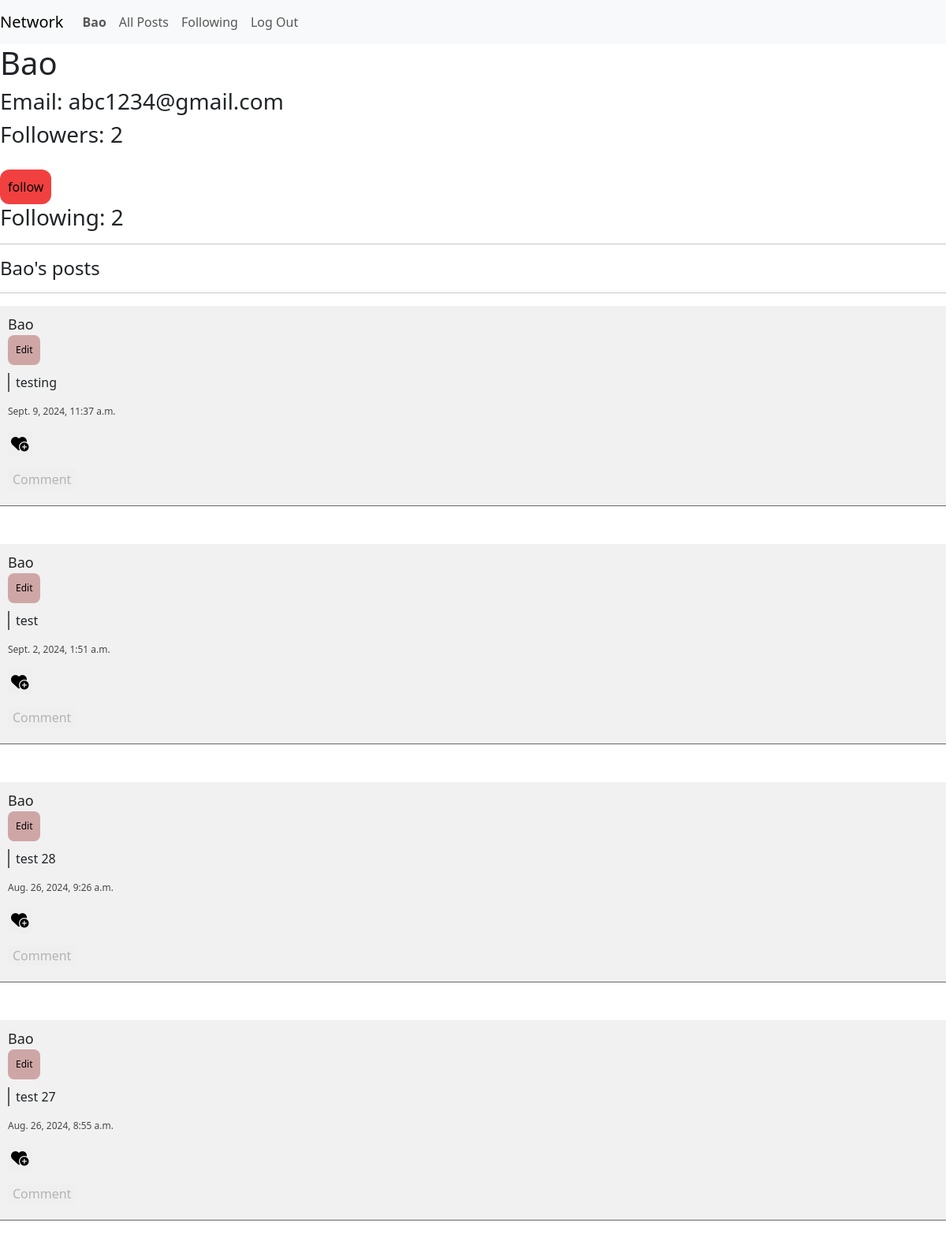
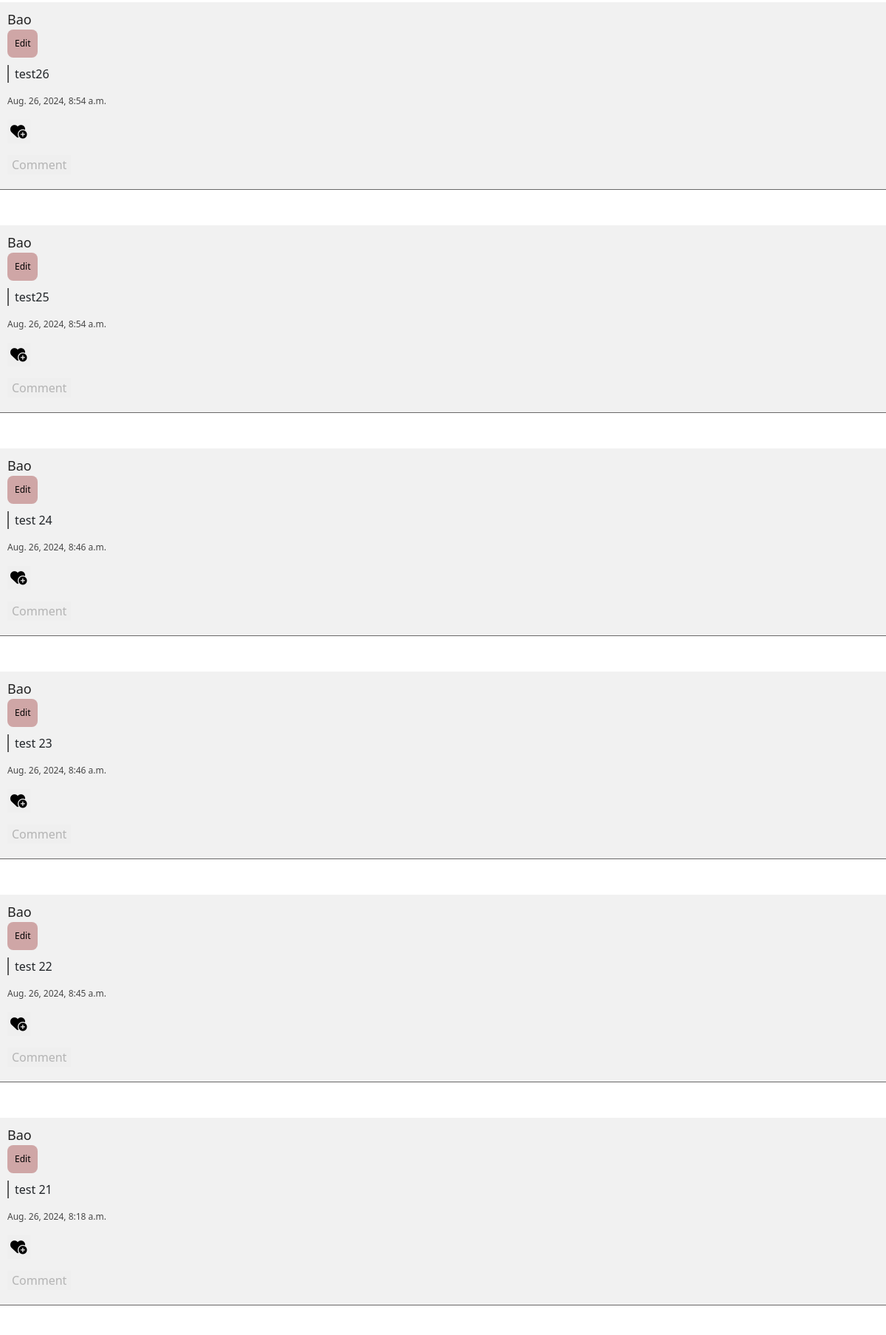
/user/1 (signed in, upper part), run on the app's committed database (2 pictures, top to bottom).
### network/models.py (models this page shows, shortened)
class User(AbstractUser):
    following = models.ManyToManyField("User", blank=True, related_name="followers")

class Post(models.Model):
    user = models.ForeignKey(User, on_delete=models.CASCADE, related_name="posts")
    content = models.TextField()
    datetime = models.DateTimeField(auto_now_add=True)
    likes = models.ManyToManyField(User, blank=True, related_name="posts_liked") # minimun value of this field is 0..

### network/views.py (the view)
# urls.py: path("user/<int:user_id>", views.view_user, name="view_user"),
@login_required(login_url="login")
def view_user(request, user_id: int):
    if request.method != "GET":
        return HttpResponseNotAllowed("method not allowed")
    user = User.objects.get(pk=user_id)
    user_posts = Post.objects.filter(user=user).order_by("-datetime").all()
    return render(request, "network/user.html", {
        "USER": {
            "username": user.username,
            "followers_count": user.followers.count(),
            "is_follower": user.followers.contains(request.user),
            "following": user.following.count(),
            "email": user.email,
            "posts": user_posts
        }
    })

### network/templates/network/user.html (shortened to what this page needs)
{% extends 'network/layout.html' %}
{% load static %}
{% block body %}
    <div class="user_profile">
        <div class="user_info">
            <h1>{{ USER.username }}</h1>
            <h3>Email: {{ USER.email }}</h3>
            <h3 id="followers">Followers: {{ USER.followers_count }}</h3>
            {% if USER.is_follower %}
            <button  id="followBtn" class="followBtn unfollow">unfollow</button>
            {% else %}
            <button id="followBtn" class="followBtn follow">follow</button>
            {% endif %}
            <h3>Following: {{ USER.following }}</h3>
        </div>
        <hr>
        <h4>{{ USER.username }}'s posts</h4>
        <hr>
        <div class="posts">
            {% for post in USER.posts %}
            <div class="post" data-post_id="{{ post.id }}">
                <div class="postsContent">
                    <a class="nav-link" href="{%url 'view_user' post.user.id %}"> <p class="postUser"> {{ post.user.username }}</p> </a>
                    {% if user == post.user %}
                    <button class="editBtn">Edit</button>
                    {% endif %}
                    <p class="postContent">{{ post.content }}</p>
                    <p class="datetime"> {{ post.datetime }} </p>
                </div>
                <div class="postsBtn">
                    <button class="likeBtn">
                        <i class="fa-solid fa-heart-circle-plus fa-lg"></i>
                    </button>
                    <button class="commentBtn">Comment</button>
                </div>
            </div>
            {% empty %}
            <h2>This user doesn't post anything</h2>
            {% endfor %}
        </div>
    </div>
{% endblock %}

### network/templates/network/layout.html (shortened to what this page needs)
{% load static %}
<!DOCTYPE html>
<html lang="en">
    <head>
        <link href="https://cdn.jsdelivr.net/npm/bootstrap@5.3.3/dist/css/bootstrap.min.css" rel="stylesheet">
        {% block style %}<link href="{% static 'network/styles.css' %}" rel="stylesheet">{% endblock %}
    </head>
    <body>
        <nav class="navbar navbar-expand-lg navbar-light bg-light">
            <a class="navbar-brand" href="{% url 'index' %}">Network</a>
            <div>
              <ul class="navbar-nav mr-auto">
                {% if user.is_authenticated %}
                    <li class="nav-item">
                        <a class="nav-link" href="{% url 'view_user' user.id %}"><strong>{{ user.username }}</strong></a>
                    </li>
                {% endif %}
                <li class="nav-item">
                  <a class="nav-link" href="{% url 'index' %}">All Posts</a>
                </li>
                {% if user.is_authenticated %}
                    <li class="nav-item">
                        <a class="nav-link" href="{% url 'following' %}">Following</a>
                    </li>
                    <li class="nav-item">
                        <a class="nav-link" href="{% url 'logout' %}">Log Out</a>
                    </li>
                {% endif %}
              </ul>
            </div>
          </nav>
        <div class="body">
            {% block body %}
            {% endblock %}
        </div>
    </body>
</html>

### network/static/network/styles.css (style rules this page uses)
body { margin: 0; }
.posts { display: flex; flex-direction: column; row-gap: 3rem; }
.post { border-bottom: 1px solid rgb(104, 103, 103); padding: 10px; background-color: #f1f1f1; transition: 0.5s; }
.postUser { font-size: 18px; font-weight: 500; width: fit-content; color: rgb(34, 34, 34); margin-bottom: 0; transition: 0.5s ease-in-out; }
.editBtn { font-size: 12px; border: none; background-color: #cfa6a6; padding: 10px; border-radius: 8px; transition: 0.25s, 0.5s background-color ease-in-out; }
.postContent { margin-top: 10px; margin-left: 0; border-left: 2px solid rgb(95, 95, 95); padding-left: 8px; }
.datetime { font-size: 12px; color: rgb(70, 70, 70); }
.postsBtn { display: flex; flex-direction: column; row-gap: 1rem; justify-content: left; }
.likeBtn { width: fit-content; border: none; padding: 4px; }
.commentBtn { width: fit-content; border: none; color: rgba(151, 151, 151, 0.671); margin-right: auto; margin-bottom: 10px; transition: 0.5s; }
.followBtn { border: none; border-radius: 12px; padding: 10px; margin-top: 20px; cursor: pointer; transition: 0.25s, 0.5s background-color ease-in-out; max-width: 215px; max-height: 45px; }
.follow { background-color: rgb(241, 64, 64); }

### data on the page
User: username "Bao", email "abc1234@gmail.com"
Post: user.username "Bao", shows "Edit", content "testing", datetime "Sept. 9, 2024, 11:37 a.m."
Post: user.username "Bao", shows "Edit", content "test", datetime "Sept. 2, 2024, 1:51 a.m."
Post: user.username "Bao", shows "Edit", content "test 28", datetime "Aug. 26, 2024, 9:26 a.m."
Post: user.username "Bao", shows "Edit", content "test 27", datetime "Aug. 26, 2024, 8:55 a.m."
Post: user.username "Bao", shows "Edit", content "test26", datetime "Aug. 26, 2024, 8:54 a.m."
Post: user.username "Bao", shows "Edit", content "test25", datetime "Aug. 26, 2024, 8:54 a.m."
Post: user.username "Bao", shows "Edit", content "test 24", datetime "Aug. 26, 2024, 8:46 a.m."
Post: user.username "Bao", shows "Edit", content "test 23", datetime "Aug. 26, 2024, 8:46 a.m."
Post: user.username "Bao", shows "Edit", content "test 22", datetime "Aug. 26, 2024, 8:45 a.m."
Post: user.username "Bao", shows "Edit", content "test 21", datetime "Aug. 26, 2024, 8:18 a.m."

### other printed values
{{ USER.followers_count }} "2"
{{ USER.following }} "2"
